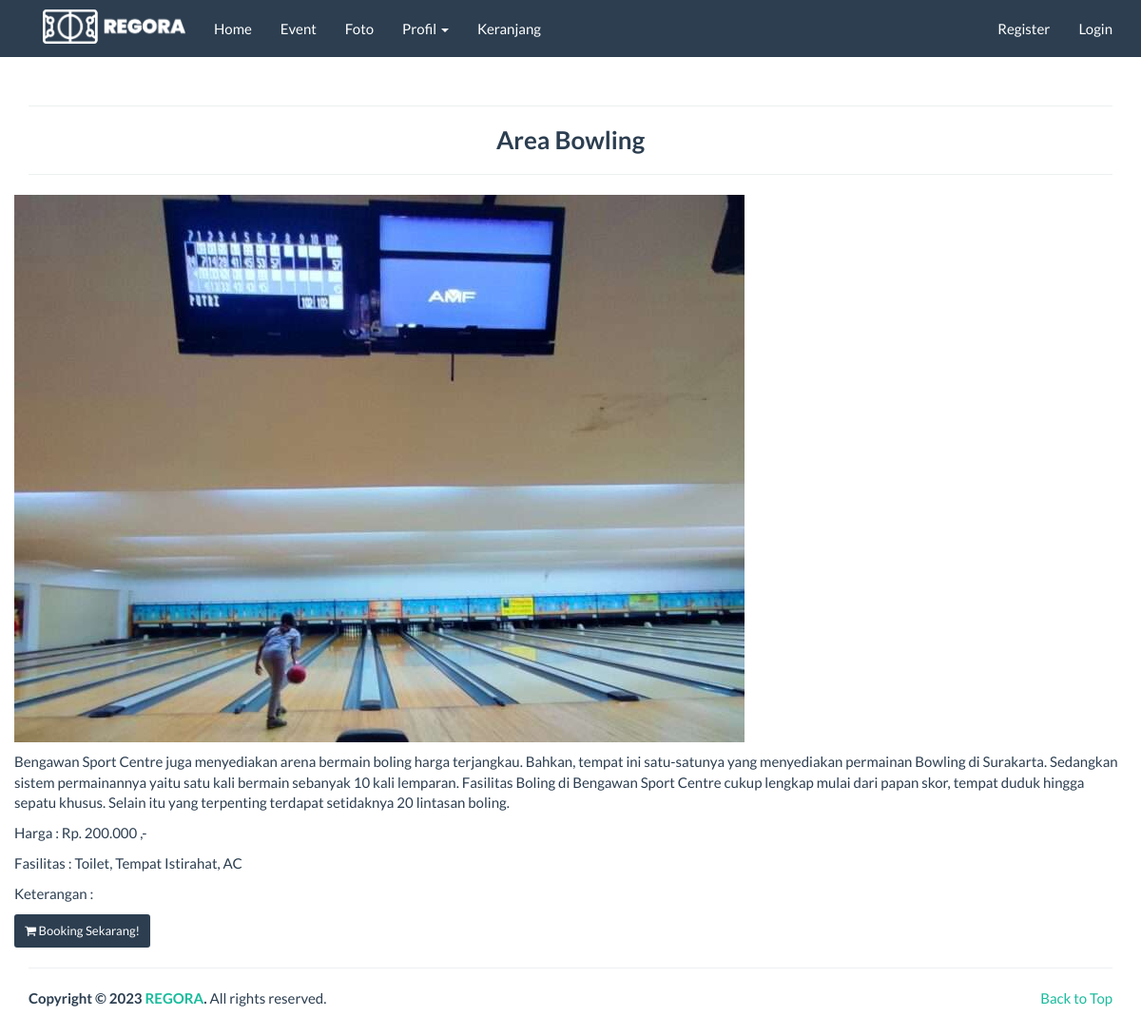
The app's page /detail/5 with its own data.
### tables this page shows
CREATE TABLE `lapangan` (
  `id_lapangan` int(11) NOT NULL,
  `nama_lapangan` varchar(100) NOT NULL,
  `harga` int(11) NOT NULL,
  `foto` text NOT NULL,
  `deskripsi` text NOT NULL,
  `fasilitas` varchar(100) NOT NULL,
  `created_by` varchar(255) DEFAULT NULL,
  `created_at` varchar(255) DEFAULT NULL,
  `modified_by` varchar(255) DEFAULT NULL,
  `modified_at` varchar(255) DEFAULT NULL
);

### application/controllers/Detail.php (called while the page is built)
<?php
class Detail extends CI_Controller {
    public function index($id) {
        $data['title'] = 'Detail';
        $this->load->model('Lapangan_model');
        $lapangan = $this->Lapangan_model->getLapanganById($id);
        if ($lapangan) {
            $data['lapangan'] = $lapangan;
            $this->load->view('front/detail/body', $data);
        } else {
            echo "Lapangan tidak ditemukan.";
        }
    }
}
?>

### index.php (called while the page is built, shortened)
<?php
require_once BASEPATH.'core/CodeIgniter.php';

### application/models/Lapangan_model.php (called while the page is built, shortened)
<?php  if ( ! defined('BASEPATH')) exit('No direct script access allowed');
class Lapangan_model extends CI_Model
{
  public function getLapanganById($id) {
    $query = $this->db->get_where('lapangan', array('id_lapangan' => $id));
    return $query->row();
}
}

### application/views/front/detail/detail.php (the view)
<hr><h3 align="center"><b><?php echo $lapangan->nama_lapangan; ?></b></h3><hr>
<div class="row">
<?php if ($lapangan) { ?>
        <p><?php
        if(empty($lapangan->foto)) {
          echo "<img class='card-img-top' src='".base_url()."assets/images/no_image_thumb.png'>";
        } else {
          echo "<img src='".base_url()."assets/images/lapangan/".$lapangan->foto."'> ";
        }
        ?></p>
        <p><?php echo $lapangan->deskripsi; ?></p>
        <p>Harga :  <?php
          $harga_rupiah = number_format($lapangan->harga, 0, ',', '.');
          echo 'Rp. '.$harga_rupiah . ' ,-';
          ?></p>
        <p>Fasilitas : <?php echo $lapangan->fasilitas; ?></p>
        <p>Keterangan : <?php echo $lapangan->keterangan; ?></p>
        <a href="<?php echo base_url('cart/buy/').$lapangan->id_lapangan ?>">
            <button class="btn btn-sm btn-primary"><i class="fa fa-shopping-cart"></i> Booking Sekarang!</button>
          </a>
    <?php } else { ?>
        <p>Lapangan tidak ditemukan  .</p>
    <?php } ?>
</div>

### assets/template/frontend/css/custom.css (style rules this page uses)
a:hover, a:visited, a:link, a:active { text-decoration: none; }

### records on screen
lapangan: nama_lapangan "Area Bowling", foto (picture), deskripsi "Bengawan Sport Centre juga menyediakan arena bermain boling harga terjangkau. Bahkan, tempat ini satu-satunya yang menyediakan permainan Bowling di Surakarta. Sedangkan sistem permainannya yaitu satu kali bermain sebanyak 10 kali lemparan. Fasilitas Boling di Bengawan Sport Centre cukup lengkap mulai dari papan skor, tempat duduk hingga sepatu khusus. Selain itu yang terpenting terdapat setidaknya 20 lintasan boling.", harga "200.000", fasilitas "Toilet, Tempat Istirahat, AC"
